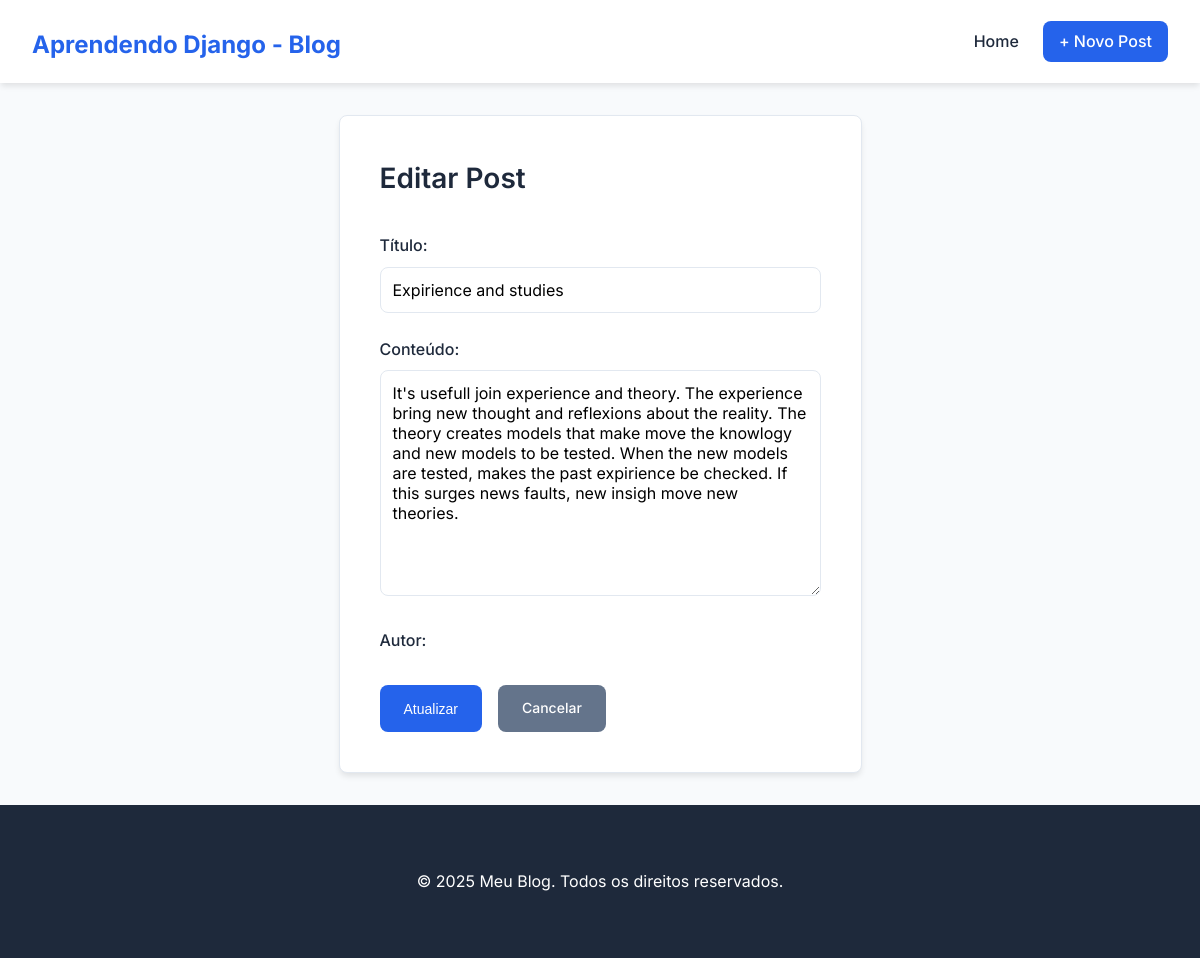
/post/edit/3/, run on the app's committed database.
### blog/models.py (models this page shows, shortened)
class Post(models.Model):
    title = models.CharField(max_length=200)
    body = models.TextField()
    author = models.ForeignKey(get_user_model(), on_delete=models.CASCADE)
    created_at = models.DateTimeField(auto_now_add=True)
    updated_at = models.DateTimeField(auto_now=True)

### blog/views.py (the view)
# urls.py: path('post/edit/<int:pk>/', BlogUpdateView.as_view(), name='post_edit'),
class BlogUpdateView(UpdateView):
    model = Post
    template_name = 'post_edit.html'
    fields = ['title', 'body']

### templates/post_edit.html (shortened to what this page needs)
{% extends 'base.html' %}
{% block content %}
<div class="form-container">
    <h1 class="form-title">
        {% if form.instance.pk %}Editar Post{% else %}Novo Post{% endif %}
    </h1>
    <form method="post">
        <div class="form-group">
            <label for="id_title">Título:</label>
            {{ form.title }}
        </div>
        <div class="form-group">
            <label for="id_body">Conteúdo:</label>
            {{ form.body }}
        </div>
        <div class="form-group">
            <label for="id_author">Autor:</label>
        </div>
        <div class="form-actions">
            <button type="submit" class="btn btn-edit">
                {% if form.instance.pk %}Atualizar{% else %}Criar{% endif %}
            </button>
            <a href="{% url 'home' %}" class="btn btn-cancel">Cancelar</a>
        </div>
    </form>
</div>
{% endblock content %}

### static/css/style.css (style rules this page uses)
:root { --primary-color: #2563eb; --primary-dark: #1d4ed8; --secondary-color: #64748b; --accent-color: #f1f5f9; --text-color: #1e293b; --text-light: #64748b; --border-color: #e2e8f0; --success-color: #10b981; --danger-color: #ef4444; --white: #ffffff; --shadow: 0 4px 6px -1px rgba(0, 0, 0, 0.1); --radius: 8px; }
* { margin: 0; padding: 0; box-sizing: border-box; }
body { font-family: 'Inter', sans-serif; line-height: 1.6; color: var(--text-color); background-color: #f8fafc; min-height: 100vh; display: flex; flex-direction: column; }
.btn { padding: 0.75rem 1.5rem; border-radius: var(--radius); text-decoration: none; font-weight: 500; border: none; cursor: pointer; transition: all 0.3s ease; font-size: 0.875rem; }
.btn-edit { background: var(--primary-color); color: var(--white); }
.btn-cancel { background: var(--secondary-color); color: var(--white); }
.form-container { background: var(--white); padding: 2.5rem; border-radius: var(--radius); box-shadow: var(--shadow); border: 1px solid var(--border-color); }
.form-title { font-size: 1.75rem; font-weight: 600; margin-bottom: 2rem; color: var(--text-color); }
.form-group { margin-bottom: 1.5rem; }
.form-group label { display: block; margin-bottom: 0.5rem; font-weight: 500; color: var(--text-color); }
.form-group input, .form-group textarea, .form-group select { width: 100%; padding: 0.75rem; border: 1px solid var(--border-color); border-radius: var(--radius); font-size: 1rem; font-family: inherit; transition: border-color 0.3s ease, box-shadow 0.3s ease; }
.form-group textarea { min-height: 150px; resize: vertical; }
.form-actions { display: flex; gap: 1rem; margin-top: 2rem; }

### data on the page
Post: title "Expirience and studies", body "It's usefull join experience and theory. The experience bring new thought and reflexions about the reality. The theory creates models that make move the knowlogy and new models to be tested. When the new models are tested, makes the past expirience be checked. If this surges news faults, new insigh move new theories."
